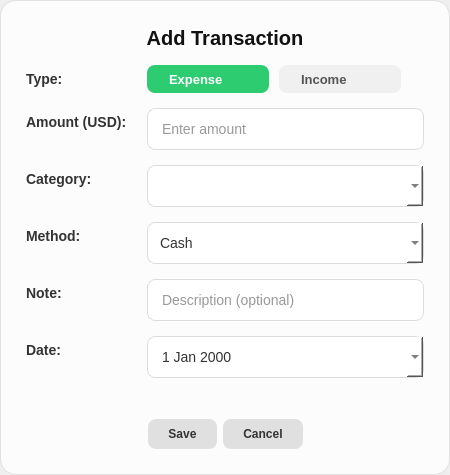
<?xml version="1.0" encoding="UTF-8"?>
<ui version="4.0">
 <class>TransactionDialog</class>
 <widget class="QDialog" name="TransactionDialog">
  <property name="geometry">
   <rect>
    <x>0</x>
    <y>0</y>
    <width>450</width>
    <height>475</height>
   </rect>
  </property>
  <property name="windowTitle">
   <string>Add Transaction</string>
  </property>
  <layout class="QVBoxLayout" name="windowLayout">
   <property name="leftMargin">
    <number>0</number>
   </property>
   <property name="topMargin">
    <number>0</number>
   </property>
   <property name="rightMargin">
    <number>0</number>
   </property>
   <property name="bottomMargin">
    <number>0</number>
   </property>
   <item>
    <widget class="QFrame" name="mainFrame">
     <property name="styleSheet">
      <string>
#mainFrame {
    background-color: #fcfcfc;
    border-radius: 16px;
    border: 1px solid #e0e0e0;
}
QLabel {
    font-size: 14px;
    color: #333333;
    font-weight: bold;
    background-color: transparent;
}
QLineEdit, QComboBox, QDateEdit {
    padding: 8px 12px;
    border: 1px solid #dcdcdc;
    border-radius: 8px;
    background-color: white;
    color: #333333;
    font-size: 14px;
    min-height: 24px;
}
QComboBox QAbstractItemView {
    background-color: white;
    color: #333333;
    selection-background-color: #e8f0fe;
    selection-color: #1a73e8;
    border-radius: 4px;
}
QCalendarWidget QWidget {
    color: #333333;
    background-color: white;
}
QCalendarWidget QToolButton {
    color: #333333;
}
/* Style cho loại giao dịch như nút bấm */
QRadioButton::indicator {
    width: 0px;
    height: 0px;
    background: none;
    border: none;
}
QRadioButton {
    font-size: 13px;
    font-weight: bold;
    color: #555555;
    background-color: #f0f0f0;
    padding: 6px 16px;
    border-radius: 8px;
    min-width: 70px;
    max-width: 90px;
}
QRadioButton:checked {
    background-color: #2ecc71;
    color: white;
}
QPushButton {
    color: #333333;
    padding: 8px 20px;
    border-radius: 8px;
    background-color: #e0e0e0;
    font-weight: bold;
}
QPushButton:hover {
    background-color: #d0d0d0;
}
      </string>
     </property>
     <layout class="QVBoxLayout" name="verticalLayout">
      <property name="spacing">
       <number>15</number>
      </property>
      <property name="leftMargin">
       <number>25</number>
      </property>
      <property name="topMargin">
       <number>25</number>
      </property>
      <property name="rightMargin">
       <number>25</number>
      </property>
      <property name="bottomMargin">
       <number>25</number>
      </property>
      <item>
       <widget class="QLabel" name="lblDialogTitle">
        <property name="styleSheet">
         <string>font-size: 20px; font-weight: bold; color: #111;</string>
        </property>
        <property name="text">
         <string>Add Transaction</string>
        </property>
        <property name="alignment">
         <set>Qt::AlignmentFlag::AlignCenter</set>
        </property>
       </widget>
      </item>
      <item>
       <layout class="QFormLayout" name="formLayout">
        <property name="horizontalSpacing">
         <number>20</number>
        </property>
        <property name="verticalSpacing">
         <number>15</number>
        </property>
        <item row="0" column="0">
         <widget class="QLabel" name="labelType">
          <property name="text">
           <string>Type:</string>
          </property>
         </widget>
        </item>
        <item row="1" column="0">
         <widget class="QLabel" name="labelAmount">
          <property name="text">
           <string>Amount (USD):</string>
          </property>
         </widget>
        </item>
        <item row="1" column="1">
         <widget class="QLineEdit" name="editAmount">
          <property name="placeholderText">
           <string>Enter amount</string>
          </property>
         </widget>
        </item>
        <item row="2" column="0">
         <widget class="QLabel" name="labelCategory">
          <property name="text">
           <string>Category:</string>
          </property>
         </widget>
        </item>
        <item row="2" column="1">
         <widget class="QComboBox" name="comboCategory"/>
        </item>
        <item row="3" column="0">
         <widget class="QLabel" name="labelMethod">
          <property name="text">
           <string>Method:</string>
          </property>
         </widget>
        </item>
        <item row="3" column="1">
         <widget class="QComboBox" name="comboMethod">
          <item>
           <property name="text">
            <string>Cash</string>
           </property>
          </item>
          <item>
           <property name="text">
            <string>Bank Transfer</string>
           </property>
          </item>
          <item>
           <property name="text">
            <string>E-Wallet</string>
           </property>
          </item>
         </widget>
        </item>
        <item row="4" column="0">
         <widget class="QLabel" name="labelNote">
          <property name="text">
           <string>Note:</string>
          </property>
         </widget>
        </item>
        <item row="4" column="1">
         <widget class="QLineEdit" name="editNote">
          <property name="placeholderText">
           <string>Description (optional)</string>
          </property>
         </widget>
        </item>
        <item row="5" column="0">
         <widget class="QLabel" name="labelDate">
          <property name="text">
           <string>Date:</string>
          </property>
         </widget>
        </item>
        <item row="5" column="1">
         <widget class="QDateEdit" name="dateEdit">
          <property name="calendarPopup">
           <bool>true</bool>
          </property>
         </widget>
        </item>
        <item row="0" column="1">
         <layout class="QHBoxLayout" name="typeLayout">
          <property name="spacing">
           <number>10</number>
          </property>
          <item>
           <widget class="QRadioButton" name="radExpense">
            <property name="text">
             <string>Expense</string>
            </property>
            <property name="checked">
             <bool>true</bool>
            </property>
           </widget>
          </item>
          <item>
           <widget class="QRadioButton" name="radIncome">
            <property name="text">
             <string>Income</string>
            </property>
           </widget>
          </item>
         </layout>
        </item>
       </layout>
      </item>
      <item>
       <spacer name="verticalSpacer">
        <property name="orientation">
         <enum>Qt::Orientation::Vertical</enum>
        </property>
        <property name="sizeHint" stdset="0">
         <size>
          <width>20</width>
          <height>40</height>
         </size>
        </property>
       </spacer>
      </item>
      <item>
       <widget class="QDialogButtonBox" name="buttonBox">
        <property name="orientation">
         <enum>Qt::Orientation::Horizontal</enum>
        </property>
        <property name="standardButtons">
         <set>QDialogButtonBox::StandardButton::Cancel|QDialogButtonBox::StandardButton::Save</set>
        </property>
        <property name="centerButtons">
         <bool>true</bool>
        </property>
       </widget>
      </item>
     </layout>
    </widget>
   </item>
  </layout>
 </widget>
 <resources/>
 <connections>
  <connection>
   <sender>buttonBox</sender>
   <signal>accepted()</signal>
   <receiver>TransactionDialog</receiver>
   <slot>accept()</slot>
   <hints>
    <hint type="sourcelabel">
     <x>248</x>
     <y>254</y>
    </hint>
    <hint type="destinationlabel">
     <x>157</x>
     <y>274</y>
    </hint>
   </hints>
  </connection>
  <connection>
   <sender>buttonBox</sender>
   <signal>rejected()</signal>
   <receiver>TransactionDialog</receiver>
   <slot>reject()</slot>
   <hints>
    <hint type="sourcelabel">
     <x>316</x>
     <y>260</y>
    </hint>
    <hint type="destinationlabel">
     <x>286</x>
     <y>274</y>
    </hint>
   </hints>
  </connection>
 </connections>
</ui>
